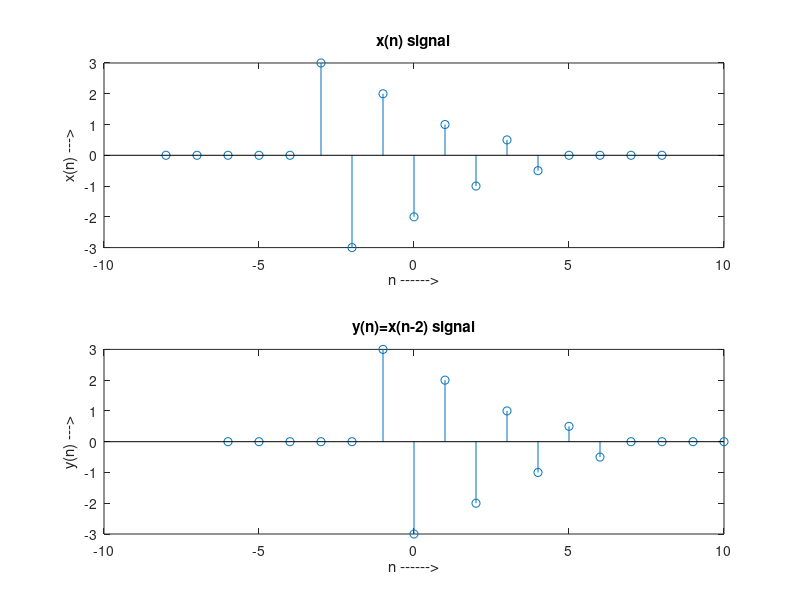

MATLAB code to generate this figure:
clc;
clear all;
close all;
%Shifting a non-function Discrete-time signal
n = -8:8;
x = [0 0 0 0 0 3 -3 2 -2 1 -1 0.5 -0.5 0 0 0 0];
subplot(2,1,1);stem(n,x); title('x(n) signal');
xlabel('n ------>'); ylabel('x(n) --->');
 
m=n+2; y=x;
subplot(2,1,2);stem(m,y); title('y(n)=x(n-2) signal');
xlabel('n ------>'); ylabel('y(n) --->');
